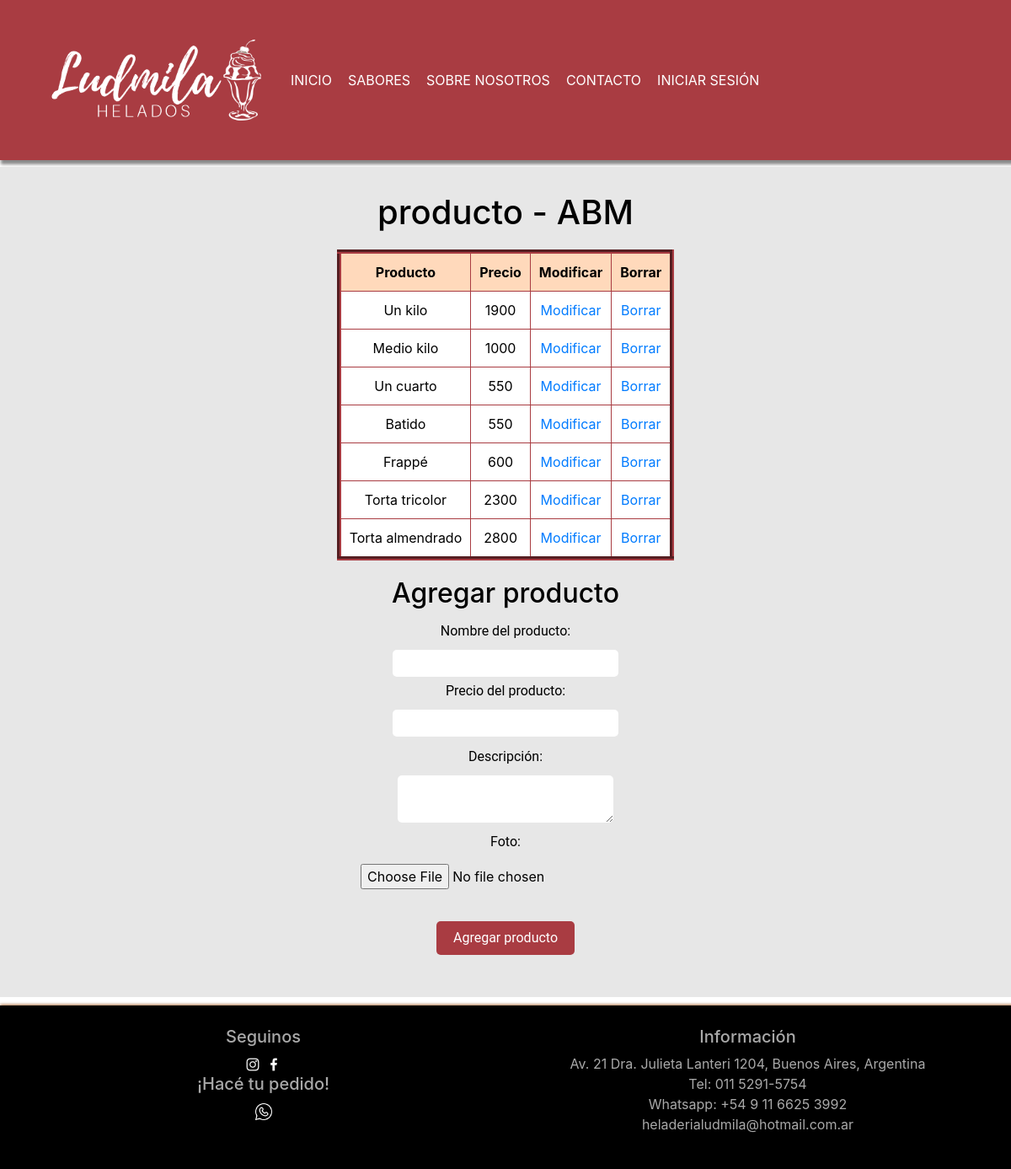
The app's page /productos/abm/productos.php?categoria=1001&nombre=producto with its own data.
### tables this page shows
CREATE TABLE IF NOT EXISTS `producto` (
  `id_producto` INT NOT NULL AUTO_INCREMENT,
  `producto` VARCHAR(45) NOT NULL,
  `descripcion` VARCHAR(45) NULL,
  `precio` INT NOT NULL,
  `foto` VARCHAR(100) NULL,
  `categoria_id_categoria` INT NOT NULL,
  PRIMARY KEY (`id_producto`));

### productos/abm/productos.php (the view, shortened to what this page needs)
<?php
include_once "../conexion.php";
include_once "header.php";
echo "<div class='general cen'>";
if(isset($_GET['categoria']) and isset($_GET['nombre'])){
         $codigo = $_GET['categoria'];
         $nom = $_GET['nombre'];
    }
echo "<h1>$nom - ABM </h1>";
$consulta = "SELECT * FROM producto WHERE categoria_id_categoria = '$codigo'";
if($resultado = mysqli_query($conexion, $consulta)){
    echo "<table border=1>";
    echo "   <tr>
             <th>Producto</th>
             <th>Precio</th>
             <th>Modificar</th>
             <th>Borrar</th>
            </tr>";
    while($fila = mysqli_fetch_array($resultado)){
        echo "<tr>";
           echo "<td>$fila[producto]</td>";
           echo "<td>$fila[precio]</td>";
           echo "<td><a href='modificarprod.php?producto=".$fila["id_producto"]."'>Modificar</a></td>";
           echo "<td><a href='borrarprod.php?producto=".$fila["id_producto"]."'>Borrar</a></td>";
        echo "</tr>";
    }
    echo "</table>";
}
?>
 <h2>Agregar producto</h2>
 <form action="altaprod.php" method="post" enctype="multipart/form-data">
    <div>
        <label for="producto">Nombre del producto:</label> <br>
        <input id="producto" type="text" name="producto"><br>
    </div>
    <div>
        <label for="precio">Precio del producto:</label> <br>
        <input id="precio" type="text" name="precio"> <br>
    </div>
    <div>
        <p class="con">Descripción:</p>
        <textarea name="descripcion"></textarea>
    </div>
    <div>
        <p class="sin"><label for="archivo">Foto:</label></p>
        <input accept=".jpg" type="file" name="foto" id="archivo">
        <br>
    </div>
    <br>
    <input type="submit" value="Agregar producto">
</form>
</div>
<?php
include_once "footer.php";
?>

### productos/abm/header.php (shortened to what this page needs)
<!DOCTYPE html>
<html lang="es">
<head>
    <link rel="stylesheet" href="css/estilo.css">
    <link rel="stylesheet" href="lib/bootstrap/css/bootstrap.min.css">
</head>
<body>
    <header>
        <nav class="navbar navbar-expand-lg navbar-dark">
            <a class="navbar-brand" href="../../index.php"><img src="img/logo.png" alt="Logo de Ludmila" title="Ludmila" width="250" height="100" class="img-fluid"></a>
            <div class="collapse navbar-collapse" id="navbarNav">
                <ul class="navbar-nav">
                    <?php
                    $menu=array();
                    $menu['INICIO']="../../index.php";
                    $menu['SABORES']="../portada.php?categoria=1000";
                    $menu['SOBRE NOSOTROS']="../../sobrenos.php";
                    $menu['CONTACTO']='../../contacto.php';
                    $menu['INICIAR SESIÓN']='login/index.php';
                    foreach ($menu as $paginas=> $link)
                    echo"<li class='nav-item linksnav'><a href='$link'>$paginas</a></li>";
                    ?>
                </ul>
            </div>
        </nav>
    </header>

### productos/abm/footer.php (shortened to what this page needs)
<footer>
    <div class="container-fluid">
        <div class="row">
            <div class="col-lg-6 col-md-6 cen">
                <h5>Seguinos</h5>
                <a href="https://www.instagram.com/ludmilahelados/" target="_blank" title="Instagram oficial"><img src="img/ig.png" alt="Instagram" width="20" height="20" class="img-fluid"></a>
                <a href="https://www.facebook.com/heladeria.ludmila" target="_blank" title="Facebook oficial"><img class="img-fluid" src="img/fb.png" alt="facebook" width="20" height="20"></a>
                <h5>¡Hacé tu pedido!</h5>
                <a href="https://wa.me/message/EV2Z3EY5Q2JEA1" target="_blank" title="Whatsapp"><img src="img/wsp.png" alt="Whatsapp" width="20" height="20" class="img-fluid"></a>
            </div>
            <div class="col-lg-6 col-md-6 cen">
                <h5>Información</h5>
                <p>
                    Av. 21 Dra. Julieta Lanteri 1204, Buenos Aires, Argentina <br> Tel: 011 5291-5754 <br>
                    Whatsapp: +54 9 11 6625 3992 <br> heladerialudmila@hotmail.com.ar
                </p>
            </div>
        </div>
    </div>
</footer>
</body>
</html>

### productos/abm/css/estilo.css (style rules this page uses)
header { background-color: #A93C42 ; margin-bottom: 8px; padding: 30px; box-shadow: 3.5px 2.5px 3.5px 2.5px rgb(137, 137, 137); }
.navbar a { color: white; padding-left: 14px; padding-right: 5px; }
body { background-color: rgb(239, 239, 239); font-family: Arial, Helvetica, sans-serif; }
footer { background-color: black; margin-top: 10px; height: 100%; width: 100%; padding: 25px; color: rgb(169, 169, 169); box-shadow: 3.5px 2.5px 3.5px 3.5px #A96C3C; }
.cen { text-align: center; }
table { border-color: #A93C42; color: black; margin: 0 auto; border-collapse: collapse; margin-top: 20px; margin-bottom: 20px; border-width: 5px; }
table tr th { padding: 10px; text-align: center; background-color: #ffd9bb; }
table tr td { padding: 10px; text-align: center; background-color: white; }
.general { color: black; background-color: rgb(231, 231, 231); padding: 30px; }
input[type=button], input[type=submit], input[type=reset] { background-color: #A93C42; border: none; color: white; padding: 8px 20px; text-decoration: none; margin: 4px 2px; cursor: pointer; font-family: 'Roboto', sans-serif; margin-top: 10px; margin-bottom: 20px; }
form input { border-style: none; padding-left: 10px; padding-right: 10px; padding-top: 4px; padding-bottom: 4px; border-radius: 5px; margin-top: 5px; }
form textarea { border-style: none; padding-left: 18px; padding-right: 18px; padding-top: 4px; padding-bottom: 4px; border-radius: 5px; margin-top: 5px; }
form label { font-family: 'Roboto', sans-serif; margin: 5px; }
.sin { margin-bottom: 0px; }
.con { margin-top: 12px; margin-bottom: 5px; font-family: 'Roboto', sans-serif; }

### records on screen
producto: producto "Un kilo", precio "1900"
producto: producto "Medio kilo", precio "1000"
producto: producto "Un cuarto", precio "550"
producto: producto "Batido", precio "550"
producto: producto "Frappé", precio "600"
producto: producto "Torta tricolor", precio "2300"
producto: producto "Torta almendrado", precio "2800"

### other values on screen
$paginas "INICIO"
$paginas "SABORES"
$paginas "SOBRE NOSOTROS"
$paginas "CONTACTO"
$paginas "INICIAR SESIÓN"
$nom "producto"
